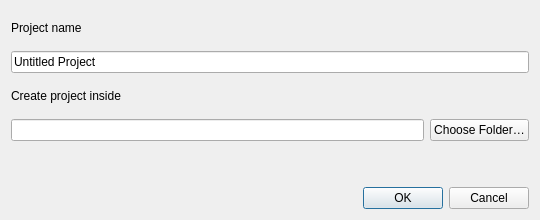
<?xml version="1.0" encoding="UTF-8"?>
<ui version="4.0">
 <class>NewProjectDialog</class>
 <widget class="QDialog" name="NewProjectDialog">
  <property name="windowTitle"><string>New Project</string></property>
  <property name="minimumSize"><size><width>540</width><height>220</height></size></property>
  <layout class="QVBoxLayout" name="layout_dialog">
   <item><widget class="QLabel" name="label_name"><property name="text"><string>Project name</string></property></widget></item>
   <item><widget class="QLineEdit" name="edit_name"><property name="text"><string>Untitled Project</string></property></widget></item>
   <item><widget class="QLabel" name="label_location"><property name="text"><string>Create project inside</string></property></widget></item>
   <item><layout class="QHBoxLayout" name="layout_location">
    <item><widget class="QLineEdit" name="edit_location"><property name="readOnly"><bool>true</bool></property></widget></item>
    <item><widget class="QPushButton" name="button_browse"><property name="text"><string>Choose Folder…</string></property></widget></item>
   </layout></item>
   <item><widget class="QLabel" name="label_destination"><property name="wordWrap"><bool>true</bool></property><property name="textFormat"><enum>Qt::TextFormat::PlainText</enum></property><property name="text"><string/></property></widget></item>
   <item><widget class="QDialogButtonBox" name="buttons"><property name="standardButtons"><set>QDialogButtonBox::Cancel|QDialogButtonBox::Ok</set></property></widget></item>
  </layout>
 </widget>
 <resources/>
 <connections/>
</ui>
